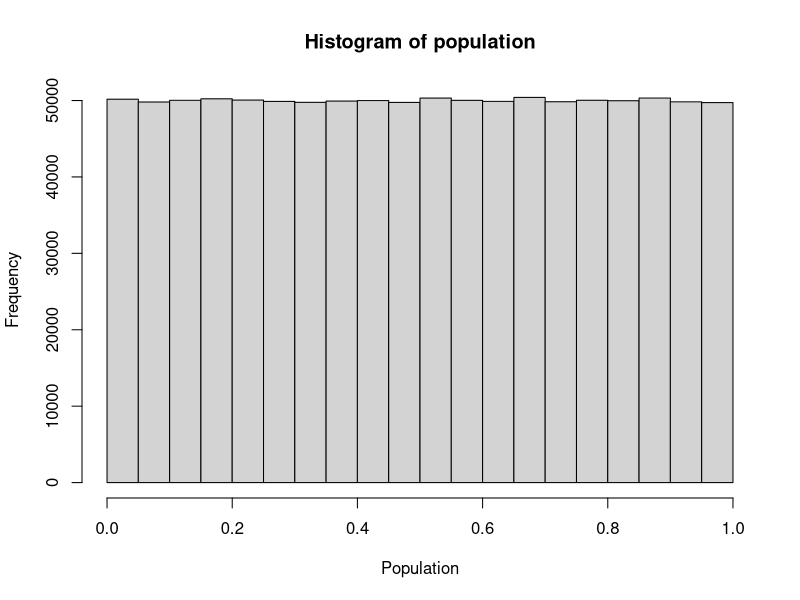
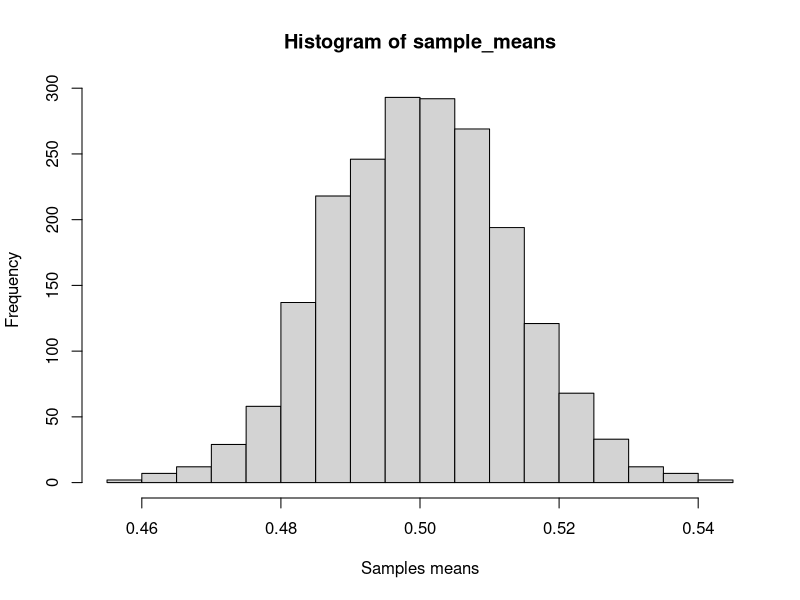

Write the R code that produced these figures, in order. (Note: this script raises an error after producing the figures.)
library("e1071")

# 1. Probability theory techniques

# 1.1 Creating data samples
# LO:   Create random sample of data using simple stratified approach.
#       Retrieve a random sample from a data frame.
#       Produce a random sample from normal, t, binomial and chi-squared distributions.

    # Simple random sampling
    sample(1:100, 5)
    
    # stratified sampling
    library("dplyr")
    set.seed(1)
    
    sample_iris <- iris %>%
        group_by(Species) %>%
        sample_n(10)
    
    # random permutation of a vector
    sample(1:10)
    
    # distributions
    # rnorm etc.

# 1.2 Probability of discrete and continuous distributions
# LO:   Compute probabilities and covert probabilities to quantiles.
#       Plot histogram.
    
dnorm(0)
pnorm(0)
qnorm(0.5)
rnorm(4)
    # and:
    # dt, pt, qt, rt | t distribution
    # dbinom, pbinom, qbinom, rbinom | Binomial distribution
    # dchisq, pchisq, qchisq, rchisq | Chi-Squared distribution
    # set.seed() for reproducibility

# 1.3 Central tendency, variation and shape measures
# LO:   Compute central tendency, variation and shape measures for a sample of data.

heights <- c(160, 170, 168, 172, 165, 180)

mean(heights)
median(heights)

var(heights)
sd(heights)

quantile(heights)

skewness(heights)
kurtosis(heights)    

# 2 Statistical tests

# 2.1 Confidence intervals
# LO:   Compute a confidence interval for a mean of a given sample of data.
    # forming a confidence interval for a mean
    x <- sample(1:1000, 50)
    t.test(x)
    
# 2.2 Cental Limit Theorem
# LO:   Demonstrate Central Limit Theorem on an example.
    population <- runif(10^6)
    
    sample_means <- colMeans(matrix(population, ncol = 2000))
    
    hist(population, xlab = "Population")
    hist(sample_means, xlab = "Samples means")
    
# 2.3 Hypothesis testing
# LO:   Apply t-Test to test the mean of a sample and to compare two means
#       Apply Shapiro test to check for normality of a data.
    
    x <- rnorm(100)
    
    # testing the mean of a sample (t Test)
    t.test(x, mu = 0)
    
    # testing for normality
    shapiro.test(x)    
    
    # Comparing two means
    y <- rnorm(200)
    t.test(x, y)
    
# 2.4 Comparing more means (one-way ANOVA)
# LO:   ???
    
# 3. Regression
    
# 3.1 Covariance and correlation
# LO:   Compute correlation and covariance of two datasets.
#       Plot scatterplot.
    
cor(x, y)
cov(x, y)

# 3.2 Linear regression
# LO:   Compute a linear regression model.
#       Explain regression statistics.

    # simple linear regression
    y <- rnorm(100, 10, 20)
    x <- rnorm(100)
    m_s <- lm(y ~ x)    
    
    # multiple linear regression
    u <- rnorm(100, 5, 10)
    v <- rnorm(100, 2, 3)
    m_m <- lm(y ~ x + v + u)
    
    # regression statistics
    summary(m_s)
    
# 3.3 Evaluate regression model
# LO:   Predict values based on a linear model.

    
# 3.4 Logistic regression
# LO:   Compute logistic regression model.

# 4 Tips&tricks
    
# 4.1 Sneak peak into the data
# LO:   Display few rows a data frame.
#       Compute summary of a data frame.
    
    head(x)
    tail(x)
    
    # binning your data
    x <- rnorm(1000)
    breaks <- c(-3, -2, -1, 0, 1, 2, 3)
    f <- cut(x, breaks)
    summary(f)
    
    class(x)
    mode(x)
    str(x)
    
# 4.2 Visualizing data
# LO:   Visualize data using various plot types.
    
    # plot one variable
    plot(x)
    boxplot(x)
    hist(x, prob = TRUE)
    lines(density(x))
    
    discrete_sample <- sample(1:20, 50, replace = TRUE)
    plot(table(discrete_sample))
    
    qqnorm(x)
    qqline(x)
    
        # graphics
        abline(a = 0, b = 1)
        
    # plot two variables
    x <- rnorm(100, 0, 1)
    y <- rnorm(100, 1, 0.5)
    plot(x, y)
    
    m <- lm(y ~ x)
    plot(y ~ x)
    abline(m)
    
# 4.3 Missing data
# LO:   Compute statistics omitting missing data.
    
    name <- c("Anna", "Ben", NA)
    age  <- c(21, NA, 33)
    sex  <- c("Female", "Male", "Female") 
    dt   <- data.frame(name, age, sex)
    
    is.na(dt)
    sum(is.na(dt))
    mean(is.na(dt))
    na.omit(dt)
    mean(age, na.rm = TRUE)

# 4.4 Putting it all together
# LO:   Combine various statistical techniques to 
    
    # create a data sample of size 100 of normal distribution with mean = 170 and standard devation = 5
    sample_1 <- rnorm(100, 170, 5)
    
    # create a data sample of size 100 of normal distribution with mean = 160 and standard devation = 8
    sample_2 <- rnorm(100, 160, 8)
    
    # calculate mean, variance and quantiles of both data sets
    m_1 <- mean(sample_1)
    m_2 <- mean(sample_2)
    var_1 <- var(sample_1)
    var_2 <- var(sample_2)
    #...

    
    # draw histograms 
    hist(sample_1)
    hist(sample_2)    

    # check if normal
        
    # test if the two samples are even
    
    # compute linear regression model
    
    # predict value for a person ...
    
    
    